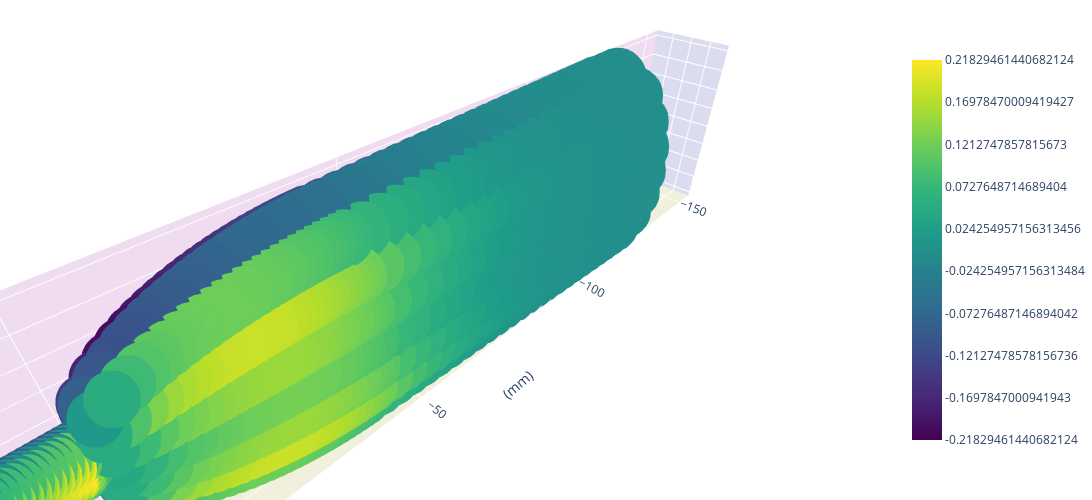

The code cell stored with this chart in its notebook:
### Code cell
fig = fish_obj.visualize_scatter(
    intensity=selected_response.flatten(),
    show_normals=0,
    show_point_currents=0.1,
    units_prefix="m",
    xaxis_title="",
    yaxis_title="",
    zaxis_title="",
    marker_alpha=1,
    marker_size=20,
    fig_width=2000,
    fig_height=500,
)

### Figure 1 — Plotly figure (JSON) as saved in the notebook; plotly's stock layout.template omitted (floating-point values rounded to 4 significant figures; data arrays with more than 128 entries replaced by an {"elided": "..."} marker saying what was removed)
{"data": [{"marker": {"color": [0.01, 0.01, 0.01, 0.01, 0.01, 0.01, 0.01, 0.01, 0.01, 0.01, 0.01, 0.01, 0.01, 0.01, 0.01, 0.01, 0.01, 0.01, 0.01, 0.01, 0.01, 0.01, 0.01, 0.01, 0.01, 0.01, 0.01, 0.01, 0.01, 0.01, 0.01, 0.01, 0.01, 0.01, 0.01, 0.01, 0.01, 0.01, 0.01, 0.01, 0.01, 0.01, 0.01, 0.01, 0.01, 0.01, 0.01, 0.01, 0.01, 0.01, 0.01, 0.01, 0.01, 0.01, 0.01, 0.01, 0.01, 0.01, 0.01, 0.01, 0.01, 0.01, 0.01, 0.01, 0.01, 0.01, 0.01, 0.01, 0.01, 0.01, 0.01, 0.01, 0.01, 0.01, 0.01, 0.01, 0.01, 0.01, 0.01, 0.01, 0.01, 0.01, 0.01, 0.01, 0.01, 0.01, 0.01, 0.01, 0.01, 0.01, 0.01, 0.01, 0.01, 0.01, 0.01, 0.01, 0.01, 0.01, 0.01, 0.01, -1], "colorscale": [[0, "rgb(0,0,255)"], [1, "rgb(255,0,0)"]], "opacity": 1, "size": 0.1}, "mode": "markers", "showlegend": false, "type": "scatter3d", "x": [-4.5, -5.955, -7.41, -8.865, -10.32, -11.78, -13.23, -14.69, -16.14, -17.59, -19.05, -20.5, -21.96, -23.41, -24.87, -26.32, -27.78, -29.24, -30.69, -32.15, -33.6, -35.05, -36.51, -37.96, -39.42, -40.87, -42.33, -43.79, -45.24, -46.7, -48.15, -49.61, -51.06, -52.52, -53.97, -55.43, -56.88, -58.33, -59.79, -61.24, -62.7, -64.16, -65.61, -67.06, -68.52, -69.97, -71.43, -72.89, -74.34, -75.8, -77.25, -78.7, -80.16, -81.61, -83.07, -84.53, -85.98, -87.44, -88.89, -90.34, -91.8, -93.26, -94.71, -96.16, -97.62, -99.07, -100.5, -102.0, -103.4, -104.9, -106.3, -107.8, -109.3, -110.7, -112.2, -113.6, -115.1, -116.5, -118.0, -119.4, -120.9, -122.4, -123.8, -125.3, -126.7, -128.2, -129.6, -131.1, -132.5, -134.0, -135.4, -136.9, -138.4, -139.8, -141.3, -142.7, -144.2, -145.6, -147.1, -148.5, -150], "y": [0, 0, 0, 0, 0, 0, 0, 0, 0, 0, 0, 0, 0, 0, 0, 0, 0, 0, 0, 0, 0, 0, 0, 0, 0, 0, 0, 0, 0, 0, 0, 0, 0, 0, 0, 0, 0, 0, 0, 0, 0, 0, 0, 0, 0, 0, 0, 0, 0, 0, 0, 0, 0, 0, 0, 0, 0, 0, 0, 0, 0, 0, 0, 0, 0, 0, 0, 0, 0, 0, 0, 0, 0, 0, 0, 0, 0, 0, 0, 0, 0, 0, 0, 0, 0, 0, 0, 0, 0, 0, 0, 0, 0, 0, 0, 0, 0, 0, 0, 0, 0], "z": [0, 0, 0, 0, 0, 0, 0, 0, 0, 0, 0, 0, 0, 0, 0, 0, 0, 0, 0, 0, 0, 0, 0, 0, 0, 0, 0, 0, 0, 0, 0, 0, 0, 0, 0, 0, 0, 0, 0, 0, 0, 0, 0, 0, 0, 0, 0, 0, 0, 0, 0, 0, 0, 0, 0, 0, 0, 0, 0, 0, 0, 0, 0, 0, 0, 0, 0, 0, 0, 0, 0, 0, 0, 0, 0, 0, 0, 0, 0, 0, 0, 0, 0, 0, 0, 0, 0, 0, 0, 0, 0, 0, 0, 0, 0, 0, 0, 0, 0, 0, 0]}, {"marker": {"cmax": 1, "cmin": 0, "color": {"elided": "1200 float values"}, "colorbar": {"len": 0.8, "tickmode": "array", "ticktext": [-0.2183, -0.1698, -0.1213, -0.07276, -0.02425, 0.02425, 0.07276, 0.1213, 0.1698, 0.2183], "tickvals": [0, 0.1111, 0.2222, 0.3333, 0.4444, 0.5556, 0.6667, 0.7778, 0.8889, 1]}, "colorscale": [[0, "#440154"], [0.1111, "#482878"], [0.2222, "#3e4989"], [0.3333, "#31688e"], [0.4444, "#26828e"], [0.5556, "#1f9e89"], [0.6667, "#35b779"], [0.7778, "#6ece58"], [0.8889, "#b5de2b"], [1, "#fde725"]], "opacity": 1, "size": 20}, "mode": "markers", "showlegend": false, "type": "scatter3d", "x": {"elided": "1200 float values"}, "y": {"elided": "1200 float values"}, "z": {"elided": "1200 float values"}}], "layout": {"height": 500, "margin": {"b": 0, "l": 0, "r": 0, "t": 0}, "scene": {"aspectmode": "data", "xaxis": {"backgroundcolor": "rgb(220, 220, 240)", "gridcolor": "white", "showbackground": true, "title": {"text": " (mm)"}, "zerolinecolor": "white"}, "yaxis": {"backgroundcolor": "rgb(240, 220, 240)", "gridcolor": "white", "showbackground": true, "title": {"text": " (mm)"}, "zerolinecolor": "white"}, "zaxis": {"backgroundcolor": "rgb(240, 240, 220)", "gridcolor": "white", "showbackground": true, "title": {"text": " (mm)"}, "zerolinecolor": "white"}}, "width": 2000}}
